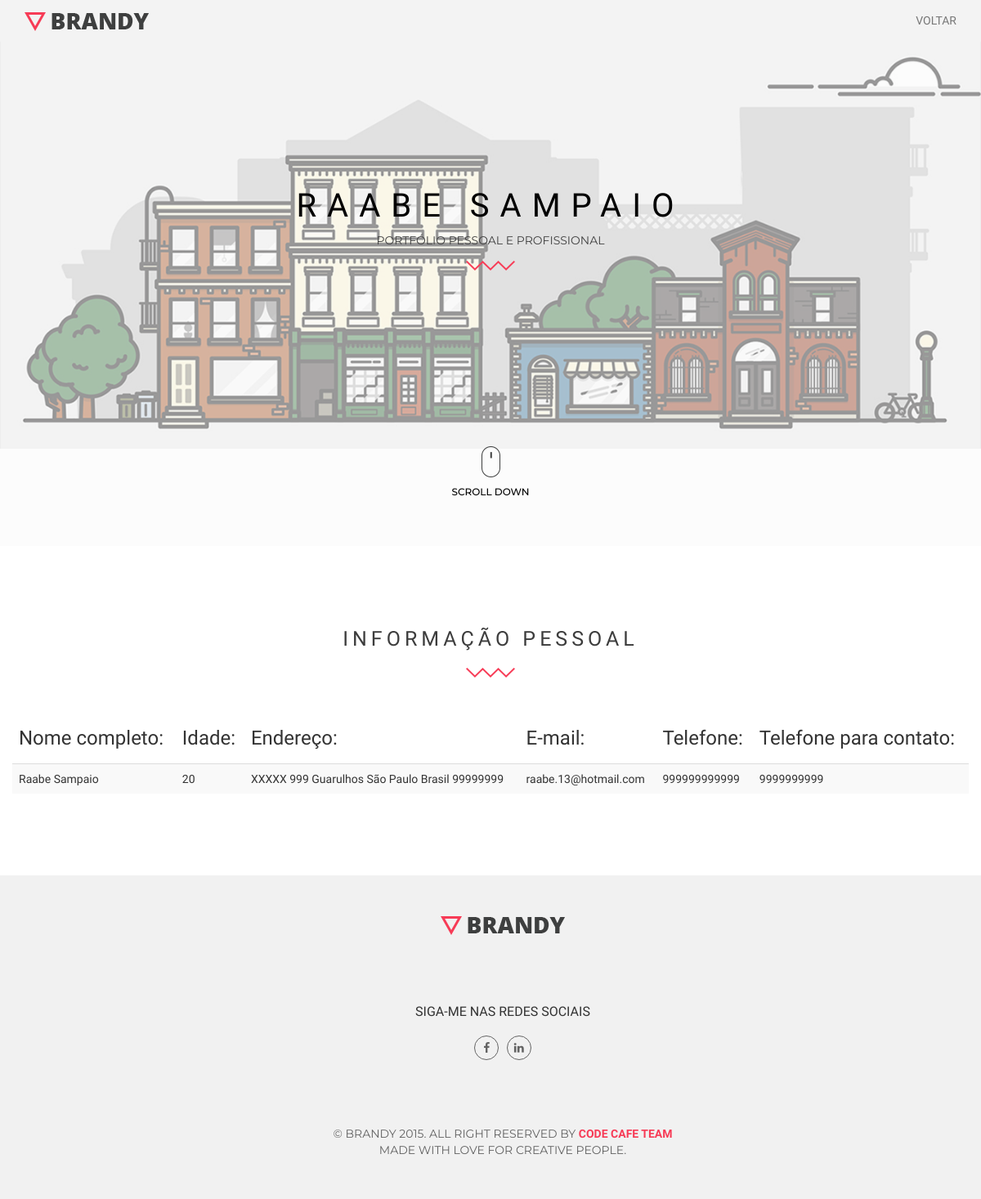
/views/exib/infopessoal.php, run on the app's committed database.
### tables this page shows
CREATE TABLE IF NOT EXISTS `info_pessoal` (
  `info_pes_nome` varchar(50) NOT NULL,
  `info_pes_snome` varchar(50) NOT NULL,
  `info_pes_idade` int(3) DEFAULT NULL,
  `info_pes_rua` varchar(50) DEFAULT NULL,
  `info_pes_num` int(4) DEFAULT NULL,
  `info_pes_cid` varchar(100) DEFAULT NULL,
  `info_pes_est` varchar(20) DEFAULT NULL,
  `info_pes_pais` varchar(10) DEFAULT NULL,
  `info_pes_cep` decimal(10,0) DEFAULT NULL,
  `info_pes_email` varchar(50) DEFAULT NULL,
  `info_pes_tel1` decimal(14,0) DEFAULT NULL,
  `info_pes_tel2` decimal(14,0) DEFAULT NULL,
  PRIMARY KEY (`info_pes_nome`)
);

### views/exib/infopessoal.php (the view, shortened to what this page needs)
<?php
     $pdo = new PDO('mysql:host=mysql.hostinger.com.br;dbname=u814282674_portf', 'u814282674_root', 'lurds1');
     $pdo->setAttribute(PDO::ATTR_ERRMODE, PDO::ERRMODE_EXCEPTION);
     $consulta = $pdo->query("SELECT * FROM info_pessoal;");
?>
<!DOCTYPE html>
<html lang = "pt-br">
     <head>
         <link rel = "stylesheet" href = "http://maxcdn.bootstrapcdn.com/font-awesome/4.3.0/css/font-awesome.min.css">
         <link rel = "stylesheet" href = "../../css/preloader.css" type = "text/css" media = "screen, print"/>
         <link rel = "stylesheet" href = "../../style.css">
         <link rel = "stylesheet" href = "../../css/owl.carousel.css">
         <link rel = "stylesheet" href = "../../css/owl.theme.default.css">
         <link rel = "stylesheet" href = "../../css/animate.css">
         <link href = "../../css/bootstrap.min.css" rel = "stylesheet">
         <link href = "../../css/style.css" rel = "stylesheet">
         <link href = "../../css/responsive.css" rel = "stylesheet">
     </head>
     <body>
         <header id = "HOME" style = "background-position: 50% -125px;">
	         <div class = "section_overlay">
	             <nav class = "navbar navbar-default navbar-fixed-top">
	                 <div class = "container">
	                     <div class = "navbar-header">
	                         <a class = "navbar-brand" href = "#"><img src = "../../images/logo.png" alt = ""></a>
	                     </div>
	                     <div class = "collapse navbar-collapse" id = "bs-example-navbar-collapse-1">
	                         <ul class = "nav navbar-nav navbar-right">
                                 <li><a href = "../../index.html">Voltar</a></li>
	                         </ul>
	                     </div>
	                 </div>
	             </nav>
	             <div class = "container">
	                 <div class = "row">
	                     <div class = "col-md-12 text-center">
	                         <div class = "home_text wow fadeInUp animated">
	                             <h2>Raabe Sampaio</h2>
	                             <p>Portfólio pessoal e profissional</p>
	                             <img src = "../images/shape.png" alt = "">
	                         </div>
	                     </div>
	                 </div>
	             </div>
	             <div class = "container">
	                 <div class = "row">
	                     <div class = "col-md-12 text-center">
	                         <div class = "scroll_down">
                             <a href = "#WORK"><img src = "../../images/scroll.png" alt = ""></a>
	                             <h4>Scroll Down</h4>
	                         </div>
	                     </div>
	                 </div>
	             </div>
	         </div>
         </header>
         <section class = "work_area" id = "WORK">
             <div class = "container">
                 <div class = "row">
                     <div class = "col-md-12 text-center">
                         <div class = "work_title  wow fadeInUp animated">
                             <h1>Informação Pessoal</h1>
                             <img src = "../../images/shape.png" alt = "">
                         </div>
                     </div>
                 </div>
             </div>
             <div class = "container-fluid">
                 <div class = "row pad_top">
                     <div class = "table-responsive col-md-12">
                         <table class = "table table-striped" cellspacing = "0" cellpading = "0">
                             <thead>
                                 <tr>
                                     <td><h3>Nome completo:</h3></td>
                                     <td><h3>Idade:</h3></td>
                                     <td><h3>Endereço:</h3></td>
                                     <td><h3>E-mail:</h3></td>
                                     <td><h3>Telefone:</h3></td>
                                     <td><h3>Telefone para contato:</h3></td>
                                 </tr>
                             </thead>
                             <tbody>
                                 <?php
                                     while($linha = $consulta->fetch(PDO::FETCH_ASSOC)){
                                 ?>
                                 <tr>
                                     <td><?= $linha['info_pes_nome'] ?> <?= $linha['info_pes_snome'] ?></td>
                                     <td><?= $linha['info_pes_idade'] ?></td>
                                     <td><?= $linha['info_pes_rua']?> <?= $linha['info_pes_num'] ?> <?= $linha['info_pes_cid'] ?>
                                         <?= $linha['info_pes_est'] ?> <?= $linha['info_pes_pais'] ?> <?= $linha['info_pes_cep'] ?>
                                     </td>
                                     <td><?= $linha['info_pes_email'] ?></td>
                                     <td><?= $linha['info_pes_tel1'] ?></td>
                                     <td><?= $linha['info_pes_tel2'] ?></td>
                                 </tr>
                                 <?php
                                     }
                                 ?>
                             </tbody>
                         </table>
                     </div>
                 </div>
             </div>
         </section>
         <br><br><br><br>
         <footer>
             <div class = "container">
                 <div class = "container">
                     <div class = "row">
                         <div class = "col-md-12 text-center">
                             <div class = "footer_logo   wow fadeInUp animated">
                                 <img src = "../../images/logo.png" alt = "">
                             </div>
                         </div>
                     </div>
                 </div>
                 <div class = "container">
                     <div class = "row">
                         <div class = "col-md-12 text-center   wow fadeInUp animated">
                             <div class = "social">
                                 <h2>Siga-me nas redes sociais</h2>
                                 <ul class = "icon_list">
                                     <li></li>
                                     <li><a href = ""><i class = "fa fa-facebook"></i></a></li>
                                     <li><a href = ""><i class = "fa fa-linkedin"></i></a></li>
                                     <li></li>
                                 </ul>
                             </div>
                         </div>
                     </div>
                 </div>
                 <div class = "container">
                     <div class = "row">
                         <div class = "col-md-12 text-center">
                             <div class = "copyright_text   wow fadeInUp animated">
                                 <p>&copy; brandy 2015. All Right Reserved By <a href="http://www.themeforest.net/user/thecodecafe"target="_blank">Code Cafe Team</a></p>
                                 <p>Made with love for creative people.</p>
                             </div>
                         </div>
                     </div>
                 </div>
             </div>
         </footer>
    </body>
</html>

### css/preloader.css (style rules this page uses)
body { overflow: hidden; }

### css/style.css (style rules this page uses)
body { font-family: 'Dosis', sans-serif; }
p { font-family: 'Montserrat', sans-serif; }
a { font-family: 'Dosis', sans-serif; text-decoration: none; }
h1, h2, h3, h4, h5, h6 { font-family: 'Dosis', sans-serif; }
.navbar-default .navbar-nav>li>a { color: #777; text-transform: uppercase; }
header { background: url(../images/header_bg.jpg); background-size: cover; background-repeat: no-repeat; }
.section_overlay { background: rgba(250,250,250, .5); }
.home_text { padding-top: 210px; padding-bottom: 210px; }
.home_text h2 { color: #010101; font-size: 40px; text-transform: uppercase; letter-spacing: 13px; }
.home_text p { color: #404040; font-size: 14px; text-transform: uppercase; }
.scroll_down { padding-bottom: 50px; }
.scroll_down h4 { font-size: 12px; color: #000; font-family: 'Montserrat', sans-serif; text-transform: uppercase; }
.work_title h1, .contact_title h1 { font-size: 25px; color: #3d3d3d; letter-spacing: 5px; padding-top: 80px; text-transform: uppercase; margin-bottom: 20px; }
.work_title img, .contact_title img { margin-bottom: 30px; }
.pad_top { padding-top: 2px; }
footer { background-color: #f1f1f1; padding-top: 50px; padding-bottom: 50px; }
.social { padding-top: 65px; }
.social h2 { text-transform: uppercase; font-size: 16px; }
ul.icon_list { margin: 0; padding: 0; list-style: none; text-align: center; margin-top: 20px; }
ul.icon_list li { display: inline; padding-left: 3px; padding-right: 3px; }
ul.icon_list li a { display: inline-block; color: #636363; border: 1px solid #636363; border-radius: 50%; text-align: center; width: 30px; height: 30px; text-align: center; line-height: 28px; transition: all 1s; }
.copyright_text { padding-top: 80px; }
.copyright_text p { color: #636363; font-size: 14px; text-transform: uppercase; margin-bottom: 0px; letter-spacing: 0px; }
.copyright_text a { color:#f73b56; text-transform:uppercase; font-weight:700; text-decoration:none; }

### data on the page
info_pessoal: info_pes_nome "Raabe", info_pes_snome "Sampaio", info_pes_idade "20", info_pes_rua "XXXXX", info_pes_num "999", info_pes_cid "Guarulhos", info_pes_est "São Paulo", info_pes_pais "Brasil", info_pes_cep "99999999", info_pes_email "raabe.13@hotmail.com", info_pes_tel1 "999999999999", info_pes_tel2 "9999999999"
